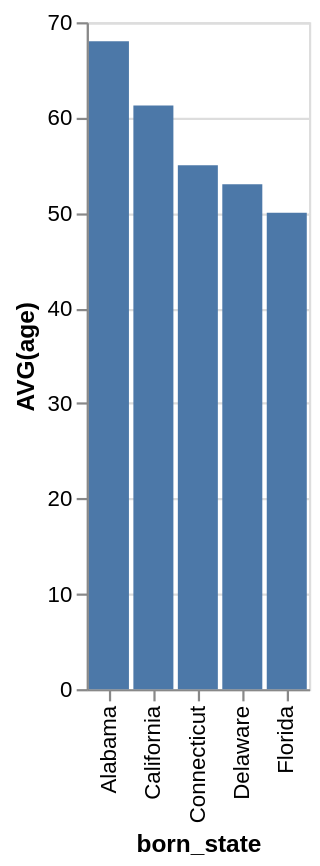

This figure's Vega-Lite source:
### Vega-Lite specification from a JSON file in a GitHub repository (floating-point values rounded to 4 significant figures)
{"data": {"values": [{"x_data": "Alabama", "y_data": 68}, {"x_data": "California", "y_data": 61.25}, {"x_data": "Connecticut", "y_data": 55}, {"x_data": "Delaware", "y_data": 53}, {"x_data": "Florida", "y_data": 50}]}, "mark": "bar", "encoding": {"x": {"field": "x_data", "type": "nominal", "title": "born_state", "sort": {"op": "sum", "field": "y_data", "order": "descending"}}, "y": {"field": "y_data", "type": "quantitative", "title": "AVG(age)"}}}
